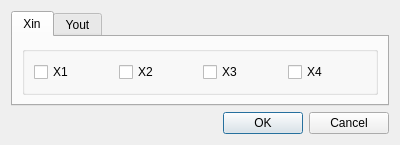
<?xml version="1.0" encoding="UTF-8"?>
<ui version="4.0">
 <class>DlgIO</class>
 <widget class="QDialog" name="DlgIO">
  <property name="geometry">
   <rect>
    <x>0</x>
    <y>0</y>
    <width>400</width>
    <height>127</height>
   </rect>
  </property>
  <property name="windowTitle">
   <string>Dialog</string>
  </property>
  <layout class="QVBoxLayout" name="verticalLayout">
   <item>
    <widget class="QTabWidget" name="tabWidget">
     <property name="currentIndex">
      <number>0</number>
     </property>
     <widget class="QWidget" name="tab">
      <attribute name="title">
       <string>Xin</string>
      </attribute>
      <layout class="QGridLayout" name="gridLayout">
       <item row="0" column="0">
        <widget class="QGroupBox" name="groupBox">
         <property name="title">
          <string/>
         </property>
         <layout class="QHBoxLayout" name="horizontalLayout_3">
          <item>
           <widget class="QCheckBox" name="checkBox">
            <property name="text">
             <string>X1</string>
            </property>
            <property name="tristate">
             <bool>false</bool>
            </property>
           </widget>
          </item>
          <item>
           <widget class="QCheckBox" name="checkBox_2">
            <property name="text">
             <string>X2</string>
            </property>
           </widget>
          </item>
          <item>
           <widget class="QCheckBox" name="checkBox_3">
            <property name="text">
             <string>X3</string>
            </property>
           </widget>
          </item>
          <item>
           <widget class="QCheckBox" name="checkBox_4">
            <property name="text">
             <string>X4</string>
            </property>
           </widget>
          </item>
         </layout>
        </widget>
       </item>
      </layout>
     </widget>
     <widget class="QWidget" name="tab_2">
      <attribute name="title">
       <string>Yout</string>
      </attribute>
      <layout class="QHBoxLayout" name="horizontalLayout">
       <item>
        <widget class="QGroupBox" name="groupBox_2">
         <property name="title">
          <string/>
         </property>
         <layout class="QHBoxLayout" name="horizontalLayout_2">
          <item>
           <widget class="QCheckBox" name="checkBox_5">
            <property name="text">
             <string>Y1</string>
            </property>
           </widget>
          </item>
          <item>
           <widget class="QCheckBox" name="checkBox_6">
            <property name="text">
             <string>Y2</string>
            </property>
           </widget>
          </item>
          <item>
           <widget class="QCheckBox" name="checkBox_7">
            <property name="text">
             <string>Y3</string>
            </property>
           </widget>
          </item>
          <item>
           <widget class="QCheckBox" name="checkBox_8">
            <property name="text">
             <string>Y4</string>
            </property>
           </widget>
          </item>
         </layout>
        </widget>
       </item>
      </layout>
     </widget>
    </widget>
   </item>
   <item>
    <widget class="QDialogButtonBox" name="buttonBox">
     <property name="orientation">
      <enum>Qt::Horizontal</enum>
     </property>
     <property name="standardButtons">
      <set>QDialogButtonBox::Cancel|QDialogButtonBox::Ok</set>
     </property>
    </widget>
   </item>
  </layout>
 </widget>
 <resources/>
 <connections>
  <connection>
   <sender>buttonBox</sender>
   <signal>accepted()</signal>
   <receiver>DlgIO</receiver>
   <slot>accept()</slot>
   <hints>
    <hint type="sourcelabel">
     <x>248</x>
     <y>254</y>
    </hint>
    <hint type="destinationlabel">
     <x>157</x>
     <y>274</y>
    </hint>
   </hints>
  </connection>
  <connection>
   <sender>buttonBox</sender>
   <signal>rejected()</signal>
   <receiver>DlgIO</receiver>
   <slot>reject()</slot>
   <hints>
    <hint type="sourcelabel">
     <x>316</x>
     <y>260</y>
    </hint>
    <hint type="destinationlabel">
     <x>286</x>
     <y>274</y>
    </hint>
   </hints>
  </connection>
 </connections>
</ui>
